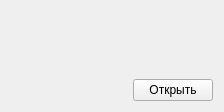
<?xml version="1.0" encoding="UTF-8"?>
<ui version="4.0">
 <class>MainWidget</class>
 <widget class="QWidget" name="MainWidget">
  <property name="geometry">
   <rect>
    <x>0</x>
    <y>0</y>
    <width>224</width>
    <height>112</height>
   </rect>
  </property>
  <property name="windowTitle">
   <string>MainWidget</string>
  </property>
  <layout class="QVBoxLayout" name="verticalLayout">
   <item>
    <widget class="QLabel" name="lbView">
     <property name="sizePolicy">
      <sizepolicy hsizetype="Preferred" vsizetype="Expanding">
       <horstretch>0</horstretch>
       <verstretch>0</verstretch>
      </sizepolicy>
     </property>
     <property name="text">
      <string/>
     </property>
     <property name="alignment">
      <set>Qt::AlignCenter</set>
     </property>
    </widget>
   </item>
   <item>
    <layout class="QHBoxLayout" name="horizontalLayout">
     <item>
      <spacer name="horizontalSpacer">
       <property name="orientation">
        <enum>Qt::Horizontal</enum>
       </property>
       <property name="sizeHint" stdset="0">
        <size>
         <width>40</width>
         <height>20</height>
        </size>
       </property>
      </spacer>
     </item>
     <item>
      <widget class="QPushButton" name="bnOpen">
       <property name="text">
        <string>Открыть</string>
       </property>
      </widget>
     </item>
    </layout>
   </item>
  </layout>
 </widget>
 <layoutdefault spacing="6" margin="11"/>
 <resources/>
 <connections/>
</ui>
